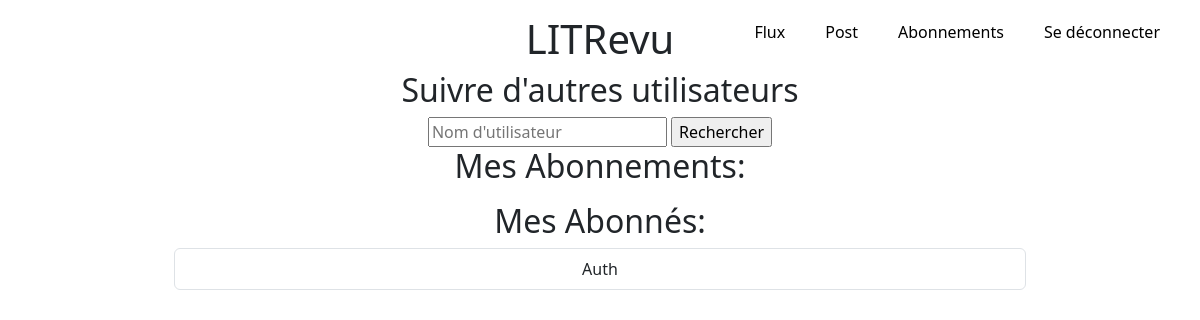
Page /subscriptions/ (signed in) on the earlier database version.
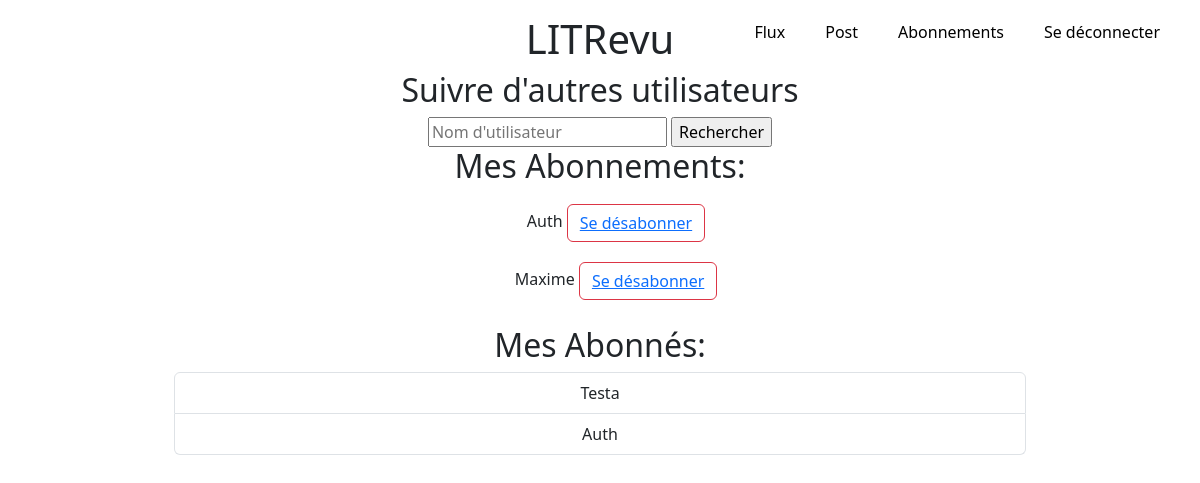
Same page on the later database version.
### book/models/user_follows.py (models this page shows, shortened)
class UserFollows(models.Model):
    user = models.ForeignKey(
        User,
        related_name="following",
        on_delete=models.CASCADE
    )
    followed_user = models.ForeignKey(
        User,
        related_name="followed_by",
        on_delete=models.CASCADE
    )
    created = models.DateTimeField(auto_now_add=True, db_index=True)
    class Meta:
        unique_together = ('user', 'followed_user')
        ordering = ["-created"]

### authentication/models.py (models this page shows, shortened)
class User(AbstractUser):
    profile_photo = models.ImageField()

### book/views.py (the view)
# urls.py: path('subscriptions/', book.views.subscriptions, name='subscriptions'),
@login_required
def subscriptions(request):
    query = request.GET.get("search")
    users = []
    if query:
        users = User.objects.filter(username__icontains=query)
    if query == "":
        users = User.objects.all()
    user_follows = User.objects.filter(followed_by__user=request.user)
    results = []
    for user in users:
        if user not in user_follows:
            results.append(user)
    followers = UserFollows.objects.filter(followed_user=request.user)
    following = UserFollows.objects.filter(user=request.user)
    context = {
        "user_search": results,
        "followers": followers,
        "following": following,
    }
    return render(request, 'book/subscriptions.html', context)

### book/templates/book/subscriptions.html (shortened to what this page needs)
{% extends 'base.html' %}
{% block content %}
<div class="container">
    <main class="container">
      <div class="row g-5">
        <div class="col-md-12">
    <div style="text-align:center">
  <h2 >Suivre d'autres utilisateurs </h2>
  <form method="get">
        <input type="text" name="search" placeholder="Nom d'utilisateur ">
        <input type="submit" value="Rechercher">
  </form>
  <h2>Mes Abonnements:</h2>
  <ul>
{% for relation in following %}
    <li class="list-group-item" >{{ relation.followed_user.username}}
        <button type="button" class="btn btn-outline-danger">
            <a href="{% url 'unfollowUser' relation.followed_user.id %}">Se désabonner</a>
        </button>
    </li>
{% endfor %}
  </ul>
  <h2>Mes Abonnés:</h2>
<ul class="list-group">
    {% for relation in followers %}
        <li class="list-group-item">{{ relation.user.username}}</li>
    {% endfor %}
</ul>
</div>
</div>
</div>
</main>
</div>
{% endblock %}

### templates/base.html (shortened to what this page needs)
{% load static %}
<!DOCTYPE html>
<html lang="en">
    <head>
        <link rel="stylesheet" type="text/css" href="{% static 'main.css' %}">
        <link href="https://cdn.jsdelivr.net/npm/bootstrap@5.3.0/dist/css/bootstrap.min.css" rel="stylesheet"/>
        <link href="https://cdn.jsdelivr.net/npm/bootstrap-icons@1.10.5/font/bootstrap-icons.css" rel="stylesheet"/>
    </head>
    <body>
        <header>
            <h1>LITRevu</h1>
            {% if user.is_authenticated %}
                <nav>
                    <ul>
                        <li><a href="{% url 'home' %}">Flux</a></li>
                        <li><a href="{% url 'posts' %}">Post</a></li>
                        <li><a href="{% url 'subscriptions' %}">Abonnements</a></li>
                        <li><a href="{% url 'logout' %}">Se déconnecter</a></li>
                    </ul>
                </nav>
            {% endif %}
        </header>
        <main>
            {% block content %}{% endblock content %}
        </main>
    </body>
</html>

### static/main.css (style rules this page uses)
body { width: 100%; margin-left: auto; margin-right: auto; font-size: 18px; }
header { position: relative; }
h1 { padding-top: 15px; text-align: center; }
nav { position: absolute; right: 0px; top: 20px; }
nav ul { display: flex; list-style: none; }
nav li { margin-right: 40px; }
nav a { text-decoration: none; color: black; }
main { width: 900px; margin:auto; }
.btn { margin-top: 10px; margin-bottom: 10px; }

Differences in the rows shown:
added UserFollows: followed_user.username "Auth", shown under "Mes Abonnements:"
added UserFollows: followed_user.username "Maxime", shown under "Mes Abonnements:"
added UserFollows: user.username "Testa", shown under "Mes Abonnés:"
